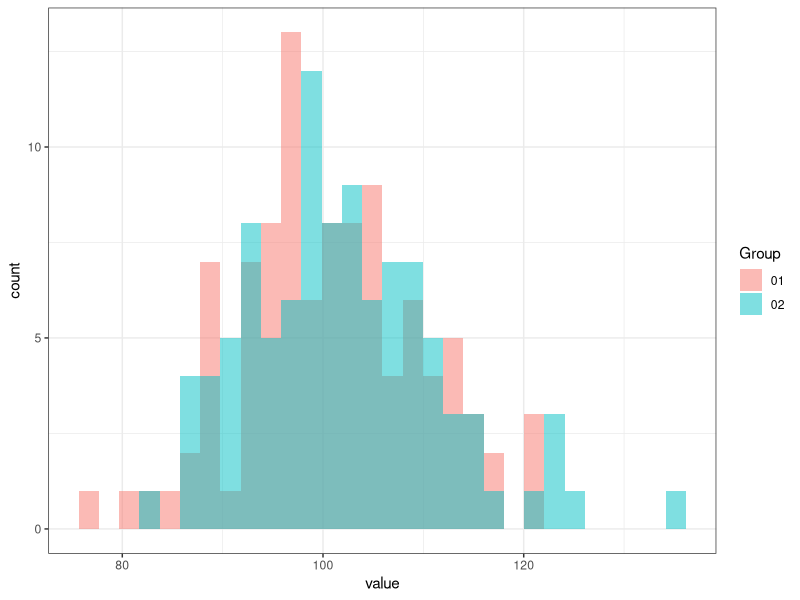
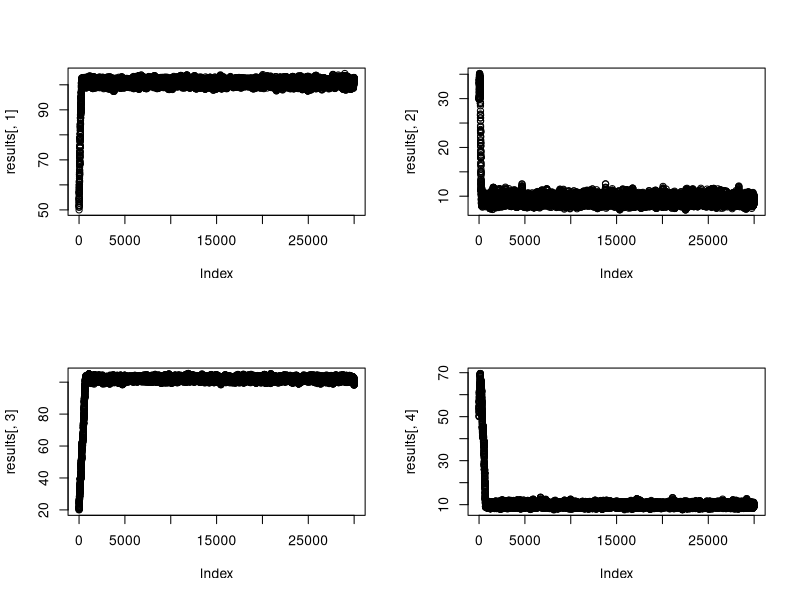
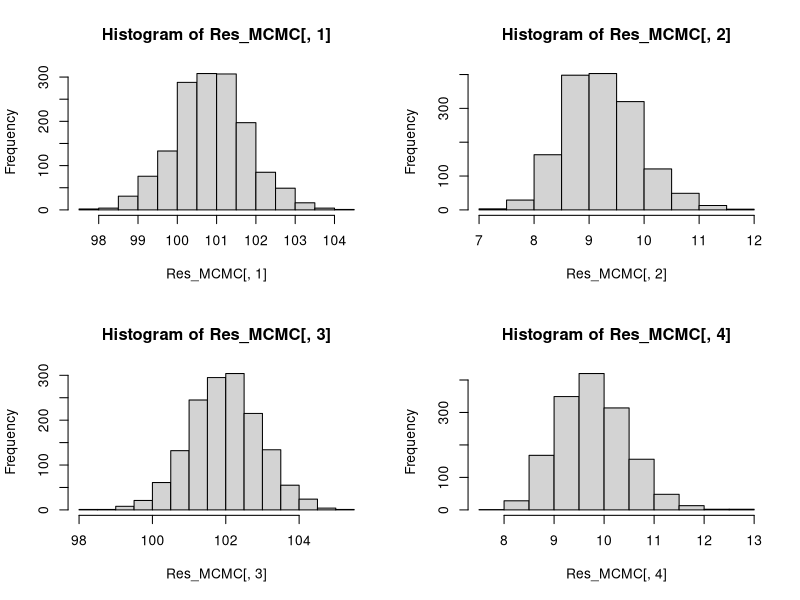
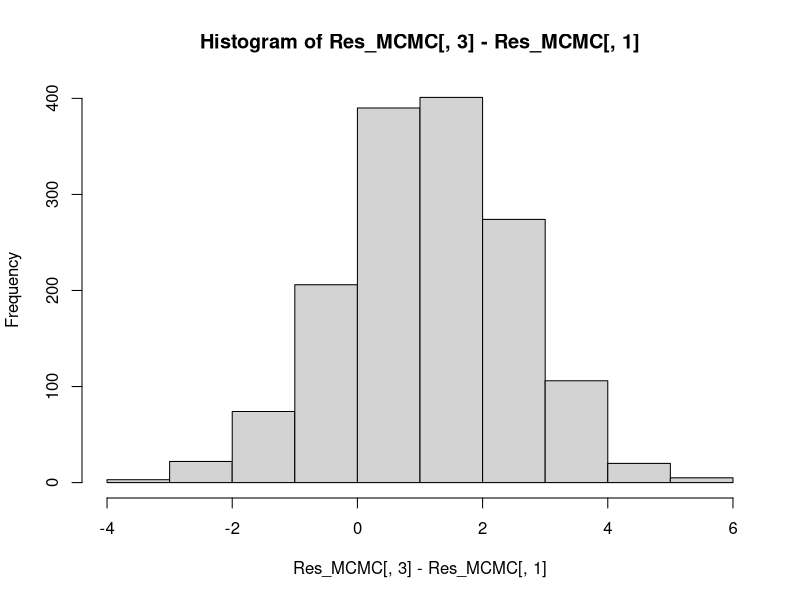

Reproduce these figures in R, in order.
library(tidyverse)
library(ggplot2)

N_01   <- 100
mu_01  <- 100
sig_01 <- 10

N_02   <- 100
mu_02  <- 103
sig_02 <- 10

set.seed(123)
Pop_01 <- rnorm(N_01, mu_01, sig_01)
Pop_02 <- rnorm(N_02, mu_02, sig_02)

Pop_01 %>%
   as_data_frame() %>%
   mutate("Group" = "01") %>%
   bind_rows(as_data_frame(Pop_02) %>% mutate("Group" = "02")) %>% 
   ggplot(aes(value, fill = Group)) +
   geom_histogram(alpha = 0.5, position = "identity") +
   theme_bw()

t.test(Pop_01, Pop_02)

likelihood <- function(pars) {
   mu_01  <- pars[1]
   sig_01 <- pars[2]
   mu_02  <- pars[3]
   sig_02 <- pars[4]
   sum(
      dnorm(Pop_01, mu_01, sig_01, log = TRUE),
      dnorm(Pop_02, mu_02, sig_02, log = TRUE)
   )
}


pars <- c(100, 10, 100, 20)
optim(par = optim(par = pars, fn = likelihood, control=list(fnscale = -1))$par,
      fn = likelihood, control=list(fnscale = -1))

prior <- function(pars) {
   mu_01  <- pars[1]
   sig_01 <- pars[2]
   mu_02  <- pars[3]
   sig_02 <- pars[4]
   sum(
      dunif(mu_01, -10000, 10000, log = TRUE),
      dunif(mu_02, -10000, 10000, log = TRUE),
      # dnorm(mu_01, mean(Pop), 1000*sd(Pop), log = TRUE),
      # dnorm(mu_02, mean(Pop), 1000*sd(Pop), log = TRUE),
      dunif(sig_01, -10000, 10000, log = TRUE),
      dunif(sig_02, -10000, 10000, log = TRUE)
      # dexp(sig_01, rate = 0.1, log = TRUE),
      # dexp(sig_02, rate = 0.1, log = TRUE)
   )
}


posterior <- function(pars) {
   likelihood(pars) + prior(pars)
}


N_iter <- 30000
pars <- c(50, 30, 20, 50)
results <- matrix(0, nrow = N_iter, ncol = 8)
results[1, ] <- c(pars, 0, 0, 0, 0)


candidate <- pars
system.time(
for (i in 2:N_iter) {
   for (j in 1:4) { # Gibbs Sampling
      # candidate <- pars
      proposal <- candidate
      # candidate <- candidate + rnorm(4, sd = 0.5) # Metropolis
      proposal[j] <- candidate[j] + rnorm(1, sd = 0.5) # Gibbs Sampling
      ratio <- max(0, exp(posterior(proposal) - posterior(candidate)))
      t <- runif(1)
      if (t < ratio) { candidate <- proposal }
   } # Gibbs Sampling
   results[i, ] <- c(candidate, ratio, t, posterior(proposal), posterior(candidate))
}
)



par(mfrow = c(2, 2))
plot(results[, 1])
plot(results[, 2])
plot(results[, 3])
plot(results[, 4])


Res_MCMC <- results[seq(15000, N_iter, 10), ]
summary(Res_MCMC[, c(1:4)])
apply(Res_MCMC, 2, mean)
# sum(Res_MCMC[, 5] > Res_MCMC[, 6])


hist(Res_MCMC[, 1])
hist(Res_MCMC[, 2])
hist(Res_MCMC[, 3])
hist(Res_MCMC[, 4])

par(mfrow = c(1, 1))
hist(Res_MCMC[, 3] - Res_MCMC[, 1])
quantile(Res_MCMC[, 1] - Res_MCMC[, 3], seq(0, 1, 0.025))
mean(Res_MCMC[, 3] - Res_MCMC[, 1] < 0)

